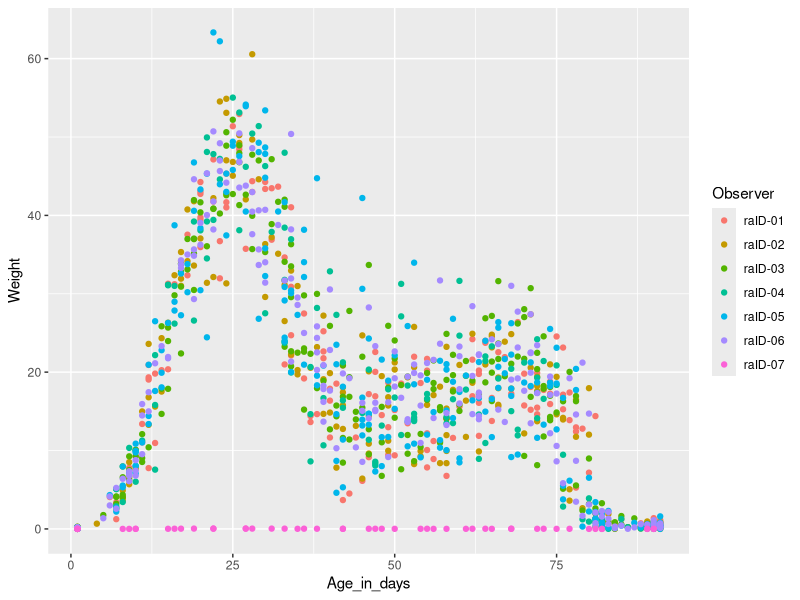
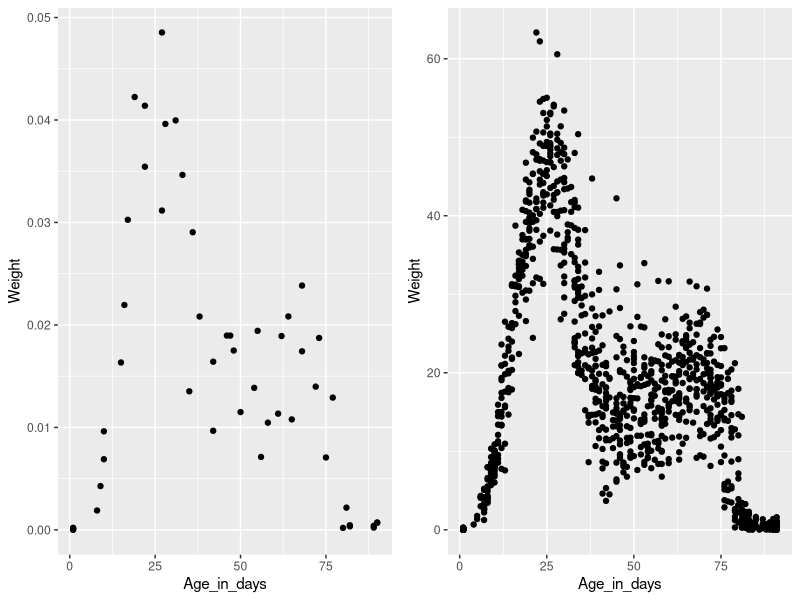
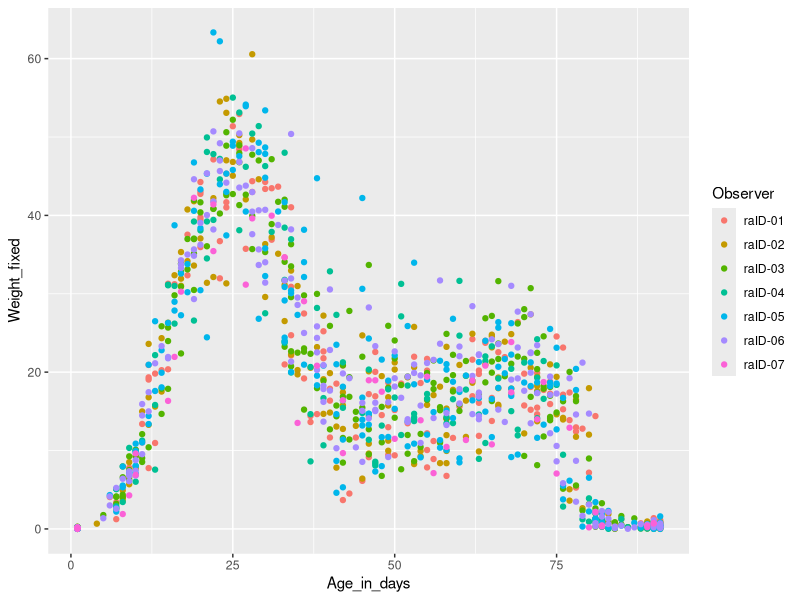
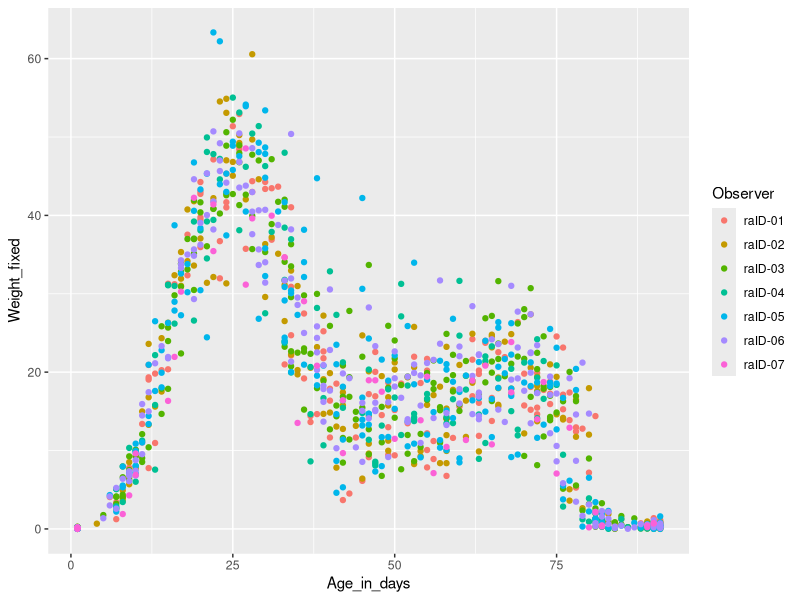

Recreate these plots in R, in order.
#Loading libraries 
library(tidyverse)
library(readxl)

#Reading in data per usual
cb_data <- read_xlsx(path = "CB_data_2023.xlsx",
                     skip = 11,
                     na = "-99")

#dplyr continued 
#Next verb: mutate
#Use mutate to create new variables (columns)
#Here creating Weight variable in kg instead of grams
cb_data %>% 
  mutate(Weight_kg = Weight / 1000) %>% 
  select(Weight, Weight_kg) %>% 
  view()

#Create multiple new columns at once
cb_data %>% 
  mutate(grams_per_m3 = Weight / Volume, 
         grams_per_m3_sq = grams_per_m3^2,
         grams_per_m3_sq_log2 = log2(grams_per_m3_sq)) %>% 
  view()
  
#Returning to the issue regarding the wonky weight obs
ggplot(cb_data, 
       aes(x = Age_in_days,
           y = Weight,
           color = Observer)) +
  geom_point()

#Lets make two plots
#One with only "raID-07"
#One with all other Observers
#plot side-by-side
p1 <- cb_data %>% 
  filter(Observer == "raID-07") %>% 
  ggplot(aes(x = Age_in_days,
             y = Weight)) +
  geom_point()

p2 <- cb_data %>% 
  filter(Observer != "raID-07") %>% 
  ggplot(aes(x = Age_in_days,
             y = Weight)) +
  geom_point()

cowplot::plot_grid(p1, p2)

#Use mutate() to create new variable fixing the issue
#ifelse() helps create variable based on values of other variable
cb_data_fixed <- cb_data %>% 
  mutate(Weight_fixed = ifelse(Observer == "raID-07",
                               Weight * 1000, 
                               Weight))

#plot new variable
cb_data_fixed %>%
  ggplot(aes(x = Age_in_days,
             y = Weight_fixed,
             color = Observer)) +
  geom_point()

#Steps piped together
cb_data %>% 
  mutate(Weight_fixed = ifelse(Observer == "raID-07",
                               Weight * 1000, 
                               Weight)) %>% 
  ggplot(aes(x = Age_in_days,
             y = Weight_fixed,
             color = Observer)) +
  geom_point()

#Mutate adds new variables at the end of tibble
#Transmute keeps only new variables
cb_data %>% 
  transmute(WV_sum = Weight + Volume,
            WV_diff = Weight - Volume)

#What happens here?
cb_data %>% 
  mutate(mean_Age = mean(Age_in_days)) %>% 
  view()

#Next verb is summarise (or summarize)
#Used to calculate summary statistics
cb_data %>% 
  summarise(mean(Age_in_days))

#Output can be named (column name added in output)
cb_data %>% 
  summarise(mean_Age = mean(Age_in_days))

#Summarise is most useful together with group_by
cb_data %>% 
  group_by(`Phase (color)`) %>% 
  summarise(mean_Age = mean(Age_in_days))

#Multiple summary stats can be calculated at the same time
#n() function counts number of obs per group
cb_data %>% 
  group_by(`Phase (color)`) %>% 
  summarise(mean_Age = mean(Age_in_days),
            stdev_Age = sd(Age_in_days),
            n = n())

#Sometimes we want to use summarise to summarize summaries
cb_data %>% 
  group_by(`Phase (color)`) %>% 
  summarise(mean_Age = mean(Age_in_days)) %>% 
  summarise(median(mean_Age))

#summarise can be used with logical operations
#The sum() functions counts number of obs that are "TRUE"
#TRUE/FALSE variables can be interpreted as numeric 
#TRUE = 1, FALSE = 0
cb_data %>% 
  group_by(`Phase (color)`) %>% 
  summarise(sum(Age_in_days > 10))

#mean() gives proportion of "TRUE"
cb_data %>% 
  group_by(`Phase (color)`) %>% 
  summarise(mean(Age_in_days > 10))

#We can also group by multiple variables
#In this case groups are now all combinations of phase and observer 
cb_data %>% 
  group_by(`Phase (color)`, Observer) %>% 
  summarise(mean(Age_in_days)) %>% 
  view()

#What happens here?
cb_data %>% 
  group_by(`Phase (color)`) %>% 
  summarise(mean(Volume))

#NAs are "contagious"; if any obs NA calculations will be NA
#Solution with filter
cb_data %>% 
  filter(!is.na(Volume)) %>% 
  group_by(`Phase (color)`) %>% 
  summarise(mean(Volume))

#Use na.rm (na remove) to change default behavior
cb_data %>% 
  group_by(`Phase (color)`) %>% 
  summarise(mean(Volume, na.rm = TRUE))

#group_by can be used with other functions than summarise
#Used with mutate can be helpful if summary + original data is wanted
cb_data %>% 
  group_by(Observer) %>% 
  mutate(mean_Vol = mean(Volume, na.rm = TRUE)) %>% 
  view()

cb_data %>% 
  group_by(Observer) %>% 
  count()

cb_data %>% 
  group_by(Observer) %>% 
  filter(n() > 150)

 
